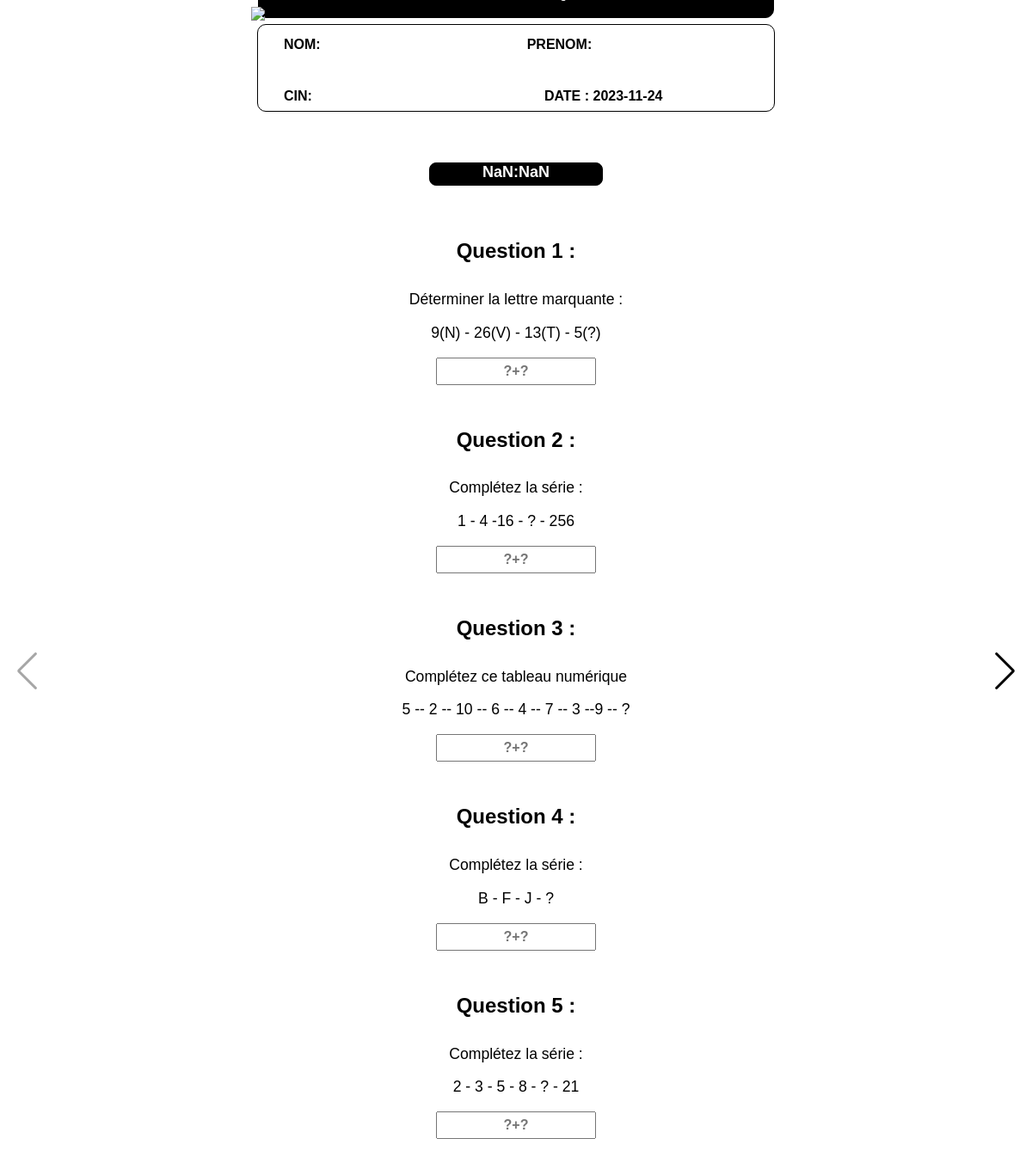
The page /Qcm2.php on the database its author committed.
### tables this page shows
CREATE TABLE `test1p1` (
  `id` int(2) DEFAULT NULL,
  `Question` varchar(39) DEFAULT NULL,
  `Valeur` varchar(41) DEFAULT NULL,
  `Choix` varchar(39) DEFAULT NULL,
  `Reponse1` varchar(4) DEFAULT NULL
);

### Qcm2.php (the view, shortened to what this page needs)
<?php
$conn = mysqli_connect("localhost", "root", "", "menarahold");
$query1 = "SELECT * FROM test1p1";
$result1 = mysqli_query($conn, $query1);
$questions1 = array_merge(
    mysqli_fetch_all($result1, MYSQLI_ASSOC),
);
?>
<!DOCTYPE html>
<html lang="en">
<head>
    <link rel="stylesheet" href="css/dax.css">
    <link rel="stylesheet" href="css/swiper-bundle.min.css">
</head>
<body style="">
    <div class="navBar" >
        <img src="https://www.reseau-entreprendre.org/maroc/wp-content/uploads/sites/12/2019/09/Menara-holding.png" id="img1">
        <div class="card-perso" >
            <div class="titre"  >
            </div>
            <div style="display:flex; ">
                <h4 style="margin-left:30px">NOM:
                </h4>
                <h4 style="margin-left:40%">PRENOM:
                </h4>
            </div>
            <div style="display:flex;">
                <h4 style="margin-left:30px">CIN:
                </h4>
                <h4 style="margin-left:45%">DATE :
                    <?php echo date("Y-m-d") ?>
                </h4>
            </div>
        </div>
    </div>
    <div id="timer">
    </div>
    <form action="process-quiz2.php" method="POST">
        <div class="Qcm swiper">
            <div class="questions  swiper-wrapper">
                <div class="container swiper-slide ">
                        <?php
                            $imageBasePath = "images/qcm1/";
                            foreach ($questions1 as $question) { ?>
                            <div class="quest">
                                <h4><?php echo "Question " . $question['id'] . " :" ?></h4>
                                <p><?php echo $question['Question'] ?></p>
                                <?php
                            $imagePath = !is_null($question['Valeur']) ? $question['Valeur'] : $question['Choix'];
                            $imageURL = $imageBasePath . $imagePath;
                            $isImage = false;
                            if ($isImage) {
                                echo '<img src="' . $imageURL . '" style="width:600px;heigth:100px" alt="Image de la question">';
                            } else {
                                echo '<span width:"100px";word-wrap: break-word;>' . $imagePath . '</span>';
                            }
                            ?>
                                <br>
                            </div>
                            <br>
                            <div class="reponse">
                                <input type="text" title="Si il y a 2 '?' Si Non entre Une seul Réponse " name="reponse1[<?php echo $question['id'] ?>]" placeholder="?+?">
                            </div>
                            <br>
                    <?php } ?><br><br>
                </div>
                </div>
                <div class="swiper-button-next" id="nextBtn" ></div>
                <div class="swiper-button-prev"></div>
            </div>
    </form>
</body>
</html>

### Qcm2.php (style rules this page uses)
.navBar img { margin-left:24%; margin-bottom: }
.card-perso { justify-content: center; border: 1px solid black; border-radius: 10px; width: 600px; height: 100px; margin:auto; font-family: 'DaxLight', sans-serif; }
.titre { border: 1px solid black; border-radius: 10px; margin-top: -69px; text-align: center; color: white; background: black; font-family: 'DaxBold', sans-serif; }
#timer { border: 1px solid black; border-radius: 8px; width: 200px; color: white; background: black; height: 25px; margin: auto; text-align: center; font-size: large; font-weight: bold; margin-top: 5%; font-family: 'DaxMedium', sans-serif; }
.questions { margin-top: 30px !important; text-align: center; width: 100%; margin: auto; }
.reponse input { width: 15%; padding-top: 5px; padding-bottom: 5px; font-weight:bold; text-align:center; font-size:1em; }
.quest h4 { font-size:1.5em; font-family: 'DaxMedium', sans-serif; }
.quest p, .quest span { font-size:1.1em; font-family: 'DaxLight', sans-serif; }
.swiper-button-next, .swiper-button-prev { color:black; }
.swiper-slide { overflow-y: scroll; max-height: 1100px; align-items: center; }

### rows shown on the page
test1p1: id "1", Question "Déterminer la lettre marquante :", Valeur "9(N) - 26(V) - 13(T) - 5(?)"
test1p1: id "2", Question "Complétez la série :", Valeur "1 - 4 -16 - ? - 256"
test1p1: id "3", Question "Complétez ce tableau numérique", Valeur "5 -- 2 -- 10 -- 6 -- 4 -- 7 -- 3 --9 -- ?"
test1p1: id "4", Question "Complétez la série :", Valeur "B - F - J - ?"
test1p1: id "5", Question "Complétez la série :", Valeur "2 - 3 - 5 - 8 - ? - 21"
